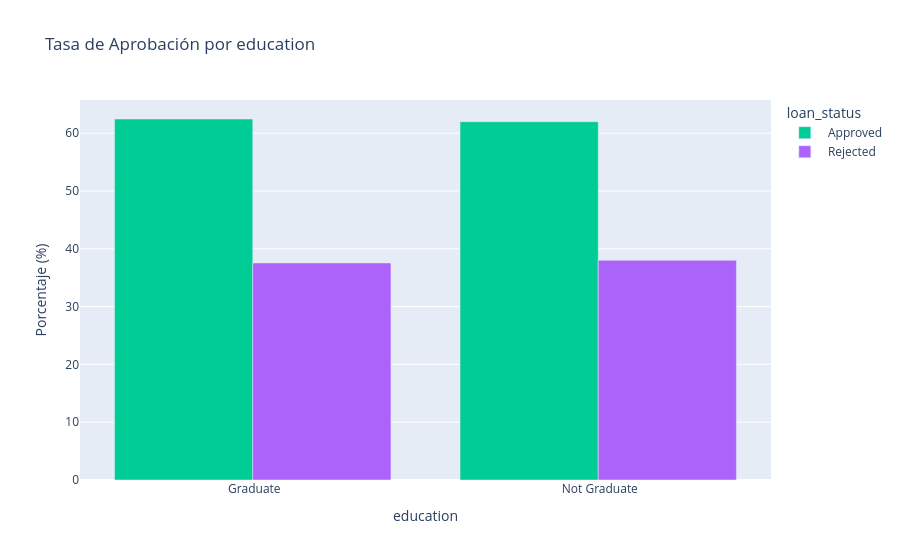
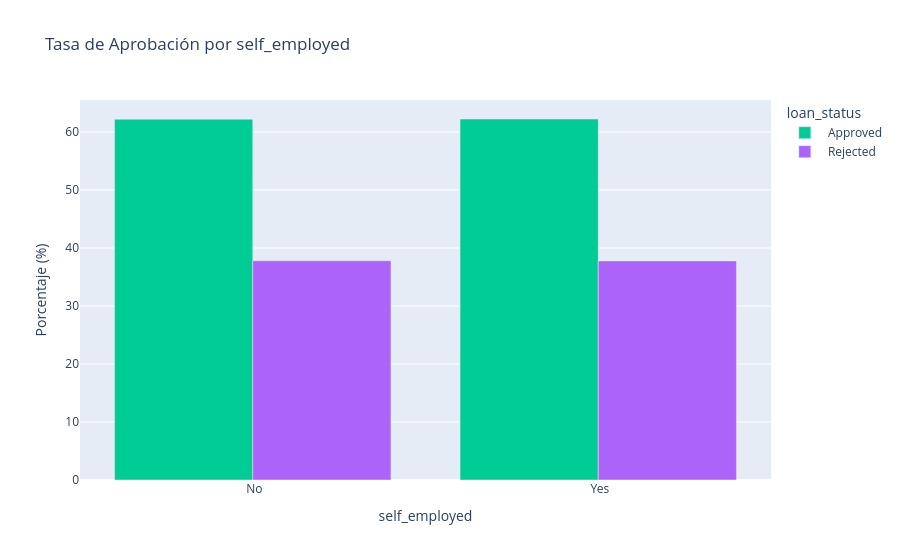

Source (notebook cell) for these figures, in order:
### Markdown cell above
### 6.3 Variables Categóricas vs `loan_status`

### Code cell
for col in ['education', 'self_employed']:
    ct = pd.crosstab(df[col], df['loan_status'], normalize='index') * 100
    
    fig = px.bar(
        ct.reset_index().melt(id_vars=col, var_name='loan_status', value_name='Porcentaje'),
        x=col, y='Porcentaje', color='loan_status',
        barmode='group',
        color_discrete_map={'Approved': '#2ecc71', 'Rejected': '#e74c3c'},
        title=f'Tasa de Aprobación por {col}',
        labels={col: col, 'Porcentaje': 'Porcentaje (%)'}
    )
    fig.show()
    
    # Prueba Chi-cuadrado
    contingency = pd.crosstab(df[col], df['loan_status'])
    chi2, p, dof, _ = chi2_contingency(contingency)
    print(f'Chi-cuadrado {col}: chi2={chi2:.2f}, p-valor={p:.4f}, '
          + ('Significativo ' if p < 0.05 else 'No significativo '))

### Figure 1 — Plotly figure (JSON) as saved in the notebook; plotly's stock layout.template omitted (floating-point values rounded to 4 significant figures)
{"data": [{"alignmentgroup": "True", "hovertemplate": "loan_status= Approved<br>education=%{x}<br>Porcentaje (%)=%{y}<extra></extra>", "legendgroup": " Approved", "marker": {"color": "#00cc96", "pattern": {"shape": ""}}, "name": " Approved", "offsetgroup": " Approved", "orientation": "v", "showlegend": true, "textposition": "auto", "type": "bar", "x": [" Graduate", " Not Graduate"], "xaxis": "x", "y": [62.45, 61.98], "yaxis": "y"}, {"alignmentgroup": "True", "hovertemplate": "loan_status= Rejected<br>education=%{x}<br>Porcentaje (%)=%{y}<extra></extra>", "legendgroup": " Rejected", "marker": {"color": "#ab63fa", "pattern": {"shape": ""}}, "name": " Rejected", "offsetgroup": " Rejected", "orientation": "v", "showlegend": true, "textposition": "auto", "type": "bar", "x": [" Graduate", " Not Graduate"], "xaxis": "x", "y": [37.55, 38.02], "yaxis": "y"}], "layout": {"barmode": "group", "legend": {"title": {"text": "loan_status"}, "tracegroupgap": 0}, "title": {"text": "Tasa de Aprobación por education"}, "xaxis": {"anchor": "y", "domain": [0, 1], "title": {"text": "education"}}, "yaxis": {"anchor": "x", "domain": [0, 1], "title": {"text": "Porcentaje (%)"}}}}

### Figure 2 — Plotly figure (JSON) as saved in the notebook; plotly's stock layout.template omitted (floating-point values rounded to 4 significant figures)
{"data": [{"alignmentgroup": "True", "hovertemplate": "loan_status= Approved<br>self_employed=%{x}<br>Porcentaje (%)=%{y}<extra></extra>", "legendgroup": " Approved", "marker": {"color": "#00cc96", "pattern": {"shape": ""}}, "name": " Approved", "offsetgroup": " Approved", "orientation": "v", "showlegend": true, "textposition": "auto", "type": "bar", "x": [" No", " Yes"], "xaxis": "x", "y": [62.2, 62.23], "yaxis": "y"}, {"alignmentgroup": "True", "hovertemplate": "loan_status= Rejected<br>self_employed=%{x}<br>Porcentaje (%)=%{y}<extra></extra>", "legendgroup": " Rejected", "marker": {"color": "#ab63fa", "pattern": {"shape": ""}}, "name": " Rejected", "offsetgroup": " Rejected", "orientation": "v", "showlegend": true, "textposition": "auto", "type": "bar", "x": [" No", " Yes"], "xaxis": "x", "y": [37.8, 37.77], "yaxis": "y"}], "layout": {"barmode": "group", "legend": {"title": {"text": "loan_status"}, "tracegroupgap": 0}, "title": {"text": "Tasa de Aprobación por self_employed"}, "xaxis": {"anchor": "y", "domain": [0, 1], "title": {"text": "self_employed"}}, "yaxis": {"anchor": "x", "domain": [0, 1], "title": {"text": "Porcentaje (%)"}}}}
